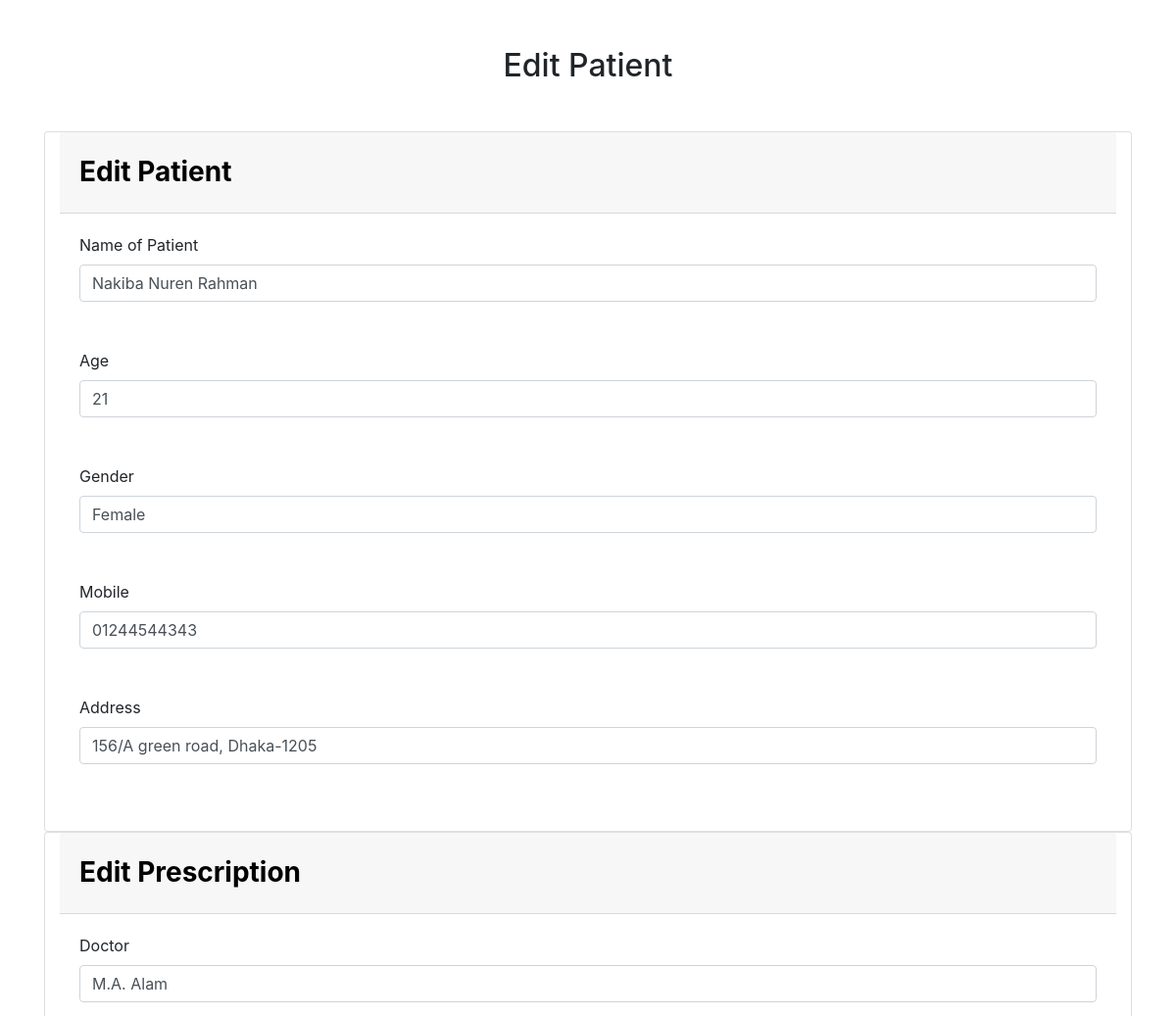
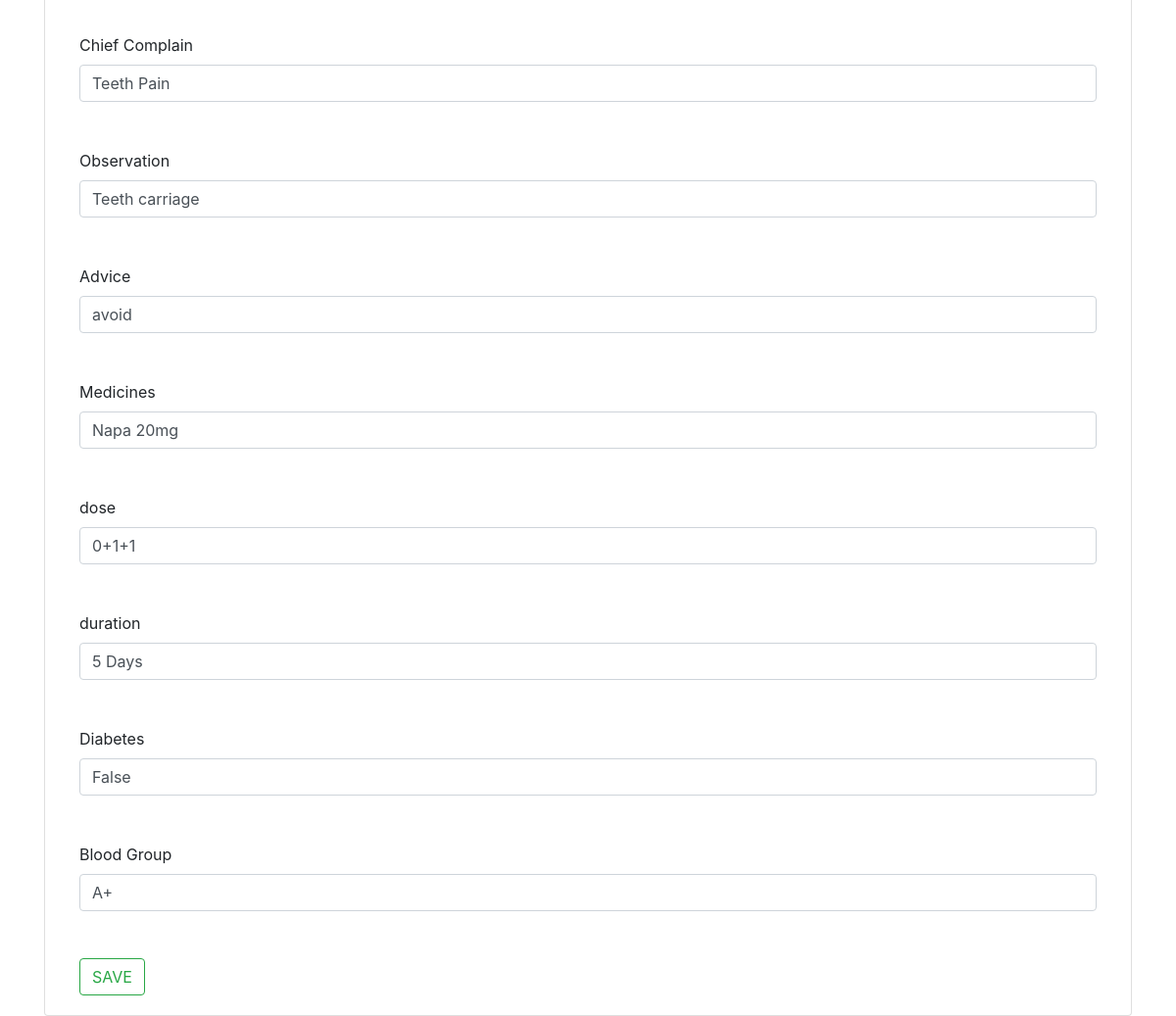
The app's page /addpatient/edit-patient/9/ with its own data (2 pictures, top to bottom).
### patient_app/models.py (models this page shows, shortened)
class Patient (models.Model):
    doctor = models.ForeignKey(Doctor, related_name='patients', on_delete=models.CASCADE)
    name = models.CharField(max_length=128)
    age = models.CharField(max_length=512)
    gender = models.CharField(max_length=512)
    phone = models.CharField(max_length=20)
    address = models.CharField(max_length=200, default='')
    MedNAme = models.CharField(max_length=300, default='')
    complain = models.TextField(max_length=250, default='')
    observation = models.TextField(max_length=250, default='')
    advice = models.CharField(max_length=200, default='')
    dose = models.CharField(max_length=20, default='')
    duration = models.CharField(max_length=20, default='')
    date = models.DateTimeField(default=datetime.datetime.now())
    diabetes = models.BooleanField(default=False)
    blood_group = models.CharField(max_length=15, default='')

### doctor_app/models.py (models this page shows)
class Doctor(models.Model):
    department = models.ForeignKey(Department, related_name='doctors', on_delete=models.CASCADE)
    name = models.CharField(max_length=128)
    phone = models.CharField(max_length=20)
    email = models.EmailField(default='')
    description = models.TextField(max_length=512)
    def __str__(self):
        return self.name

### addpatient_app/views.py (the view, shortened to what this page needs)
# urls.py: path('edit-patient/<int:id>/', views.edit_patient, name='edit-patient'),
def edit_patient(request,id):
    patient = Patient.objects.get(id=id)
    return render(request, 'modpatient.html', {'patient': patient})

### templates/modpatient.html (shortened to what this page needs)
<!DOCTYPE html>
<html lang="en">
<head>
    <link rel="stylesheet" href="https://maxcdn.bootstrapcdn.com/bootstrap/4.4.1/css/bootstrap.min.css">
</head>
<body>
<div class="container">
    <h2 class="my-5 text-center">Edit Patient</h2>
<form action="{% url 'edit-patient' patient.id %} " method="post">
                <div class="container card">
                  <h3 class="card-header text-left font-weight-bold  py-4"><font color="black">Edit Patient</font></h3>
                  <div class="card-body">
                        <div class="md-form mb-5">
                            <label data-error="wrong" data-success="right" for="form1">Name of Patient</label>
                            <input type="text" id="form1" name="pname" class="form-control validate" value="{{ patient.name }}">
                        </div>
                        <div class="md-form mb-5">
                            <label data-error="wrong" data-success="right" for="form3">Age</label>
                            <input type="text" id="form3" name="page" class="form-control validate" value="{{ patient.age }}">
                        </div>
                        <div class="md-form mb-5">
                          <label data-error="wrong" data-success="right" for="form4">Gender</label>
                          <input type="text" id="form4"  name="pgender" class="form-control validate" VALUE="{{patient.gender }}">
                        </div>
                        <div class="md-form mb-5">
                          <label data-error="wrong" data-success="right" for="form5">Mobile</label>
                            <input type="text" id="form5" name="pmob" class="form-control validate" value="{{ patient.phone }}">
                        </div>
                        <div class="md-form mb-5">
                            <label data-error="wrong" data-success="right" for="form6">Address</label>
                            <input type="text" id="form6" name="paddress" class="form-control validate" value="{{ patient.address }}">
                        </div>
                  </div>
                </div>
                <div class="container card">
                  <h3 class="card-header text-left font-weight-bold  py-4"><font color="black">Edit Prescription</font></h3>
                  <div class="card-body">
                      <div class="md-form mb-5">
                          <label data-error="wrong" data-success="right" for="form9">Doctor</label>
                          <input type="text" id="form9" name="pdoc" class="form-control validate" value="{{ patient.doctor }}">
                        </div>
                        <div class="md-form mb-5">
                          <label data-error="wrong" data-success="right" for="form9">Chief Complain</label>
                          <input type="text" id="form9" name="pcomp" class="form-control validate" value="{{ patient.complain }}">
                        </div>
                        <div class="md-form mb-5">
                          <label data-error="wrong" data-success="right" for="form10">Observation</label>
                            <input type="text" id="form10" name="pobs" class="form-control validate" value="{{ patient.observation }}">
                        </div>
                        <div class="md-form mb-5">
                          <label data-error="wrong" data-success="right" for="form11">Advice</label>
                            <input type="text" id="form11" name="padvc" class="form-control validate" value="{{ patient.advice }}">
                        </div>
                         <div class="md-form mb-5">
                          <label data-error="wrong" data-success="right" for="form12">Medicines</label>
                             <input type="text" id="form12" name="pmed" class="form-control validate" value="{{ patient.MedNAme }}">
                         </div>
                        <div class="md-form mb-5">
                          <label data-error="wrong" data-success="right" for="form15">dose</label>
                            <input type="text" id="form15" name="pdose" class="form-control validate" value="{{ patient.dose }}">
                        </div>
                        <div class="md-form mb-5">
                          <label data-error="wrong" data-success="right" for="form15">duration</label>
                            <input type="text" id="form15" name="pdur" class="form-control validate" value="{{ patient.duration }}">
                        </div>
                        <div class="md-form mb-5">
                          <label data-error="wrong" data-success="right" for="form16">Diabetes</label>
                            <input type="text" id="form16" name="pdia" class="form-control validate" value="{{ patient.diabetes }}">
                        </div>
                         <div class="md-form mb-5">
                          <label data-error="wrong" data-success="right" for="form15">Blood Group</label>
                             <input type="text" id="form15" name="pblood" class="form-control validate" value="{{ patient.blood_group }}">
                        </div>
                      <div class="footer justify-content-center">
                        <input type="submit" class="btn btn-outline-success btn-rounded waves-effect" value="SAVE">
                      </div>
                </div>
            </div>
             </form>
</div>
</body>
</html>

### records on screen
Patient: pname "Nakiba Nuren Rahman", page "21", pgender "Female", pmob "01244544343", paddress "156/A green road, Dhaka-1205", pdoc "M.A. Alam", pcomp "Teeth Pain", pobs "Teeth carriage", padvc "avoid", pmed "Napa 20mg", pdose "0+1+1", pdur "5 Days", pdia "False", pblood "A+"
